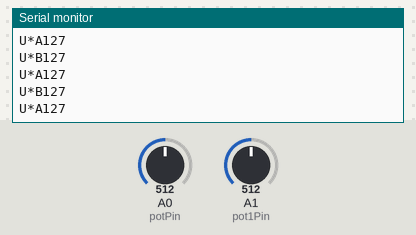
Bench run of a sketch on a simulated Arduino Uno, built with avr-gcc and run on an emulated ATmega328P. Parts: the last lines printed to the serial monitor. Inputs (shaded band) come from the test bench; at power-on: A0 (potPin) = 512, A1 (pot1Pin) = 512.

Above: at 1.2 s.
1.3 s: A0 (potPin) set to 410
At 1.9 s:
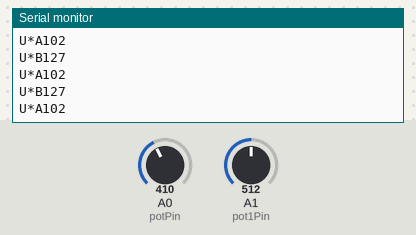
2.8 s: A0 (potPin) set to 393
At 3.9 s:
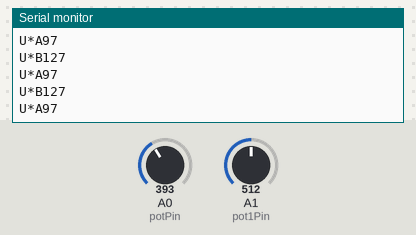
Timing chart, 0 to 5.8 s (numbered marks = the images above; inputs shaded):
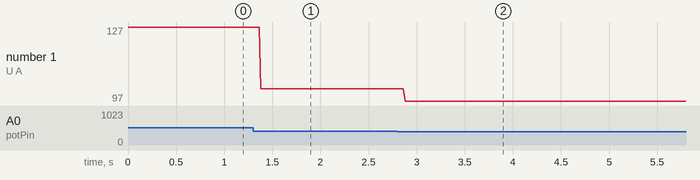

Measured:
- after the input at 1.3 s, the serial monitor: prints a new line after 0.08 s (image 1)
- after the input at 2.8 s, the serial monitor: prints a new line after 0.08 s (image 2)
- plotted number 1: 127 → 102 after the input at 1.3 s, 102 → 97 after the input at 2.8 s

The sketch:

Serial_Transmitter.ino
```cpp
// Setting Sensor pins
const int potPin = A0;
const int pot1Pin = A1;


// Creating variables
uint8_t pot;
uint8_t pot1;

void setup() {
// Declearing the pinModes' for sensors
  pinMode(potPin, INPUT);
  pinMode(pot1Pin, INPUT);
// Begining Serial Communication
  Serial.begin(9600);

}

void loop() {
// reading from the sensors
  pot = map(analogRead(potPin),0 ,1023, 0, 255);
  pot1 = map(analogRead(pot1Pin),0 ,1023, 0, 255);

//Packing the Serial message
  Serial.print("U*"); //A header
  Serial.print("A");  //a token to indicate the message payload
  Serial.print(pot);
  Serial.println("");

  Serial.print("U*"); //A header
  Serial.print("B");  //a token to indicate the message payload
  Serial.print(pot1);
  Serial.println("");


}
```
